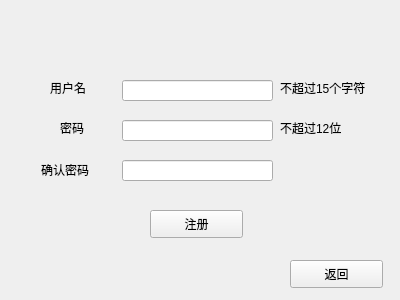
<?xml version="1.0" encoding="UTF-8"?>
<ui version="4.0">
 <class>reg_interface</class>
 <widget class="QWidget" name="reg_interface">
  <property name="geometry">
   <rect>
    <x>0</x>
    <y>0</y>
    <width>400</width>
    <height>300</height>
   </rect>
  </property>
  <property name="windowTitle">
   <string>Form</string>
  </property>
  <widget class="QLineEdit" name="lineEdit_reg_acct">
   <property name="geometry">
    <rect>
     <x>122</x>
     <y>80</y>
     <width>151</width>
     <height>21</height>
    </rect>
   </property>
   <property name="styleSheet">
    <string notr="true">font: 9pt &quot;黑体&quot;;</string>
   </property>
  </widget>
  <widget class="QLineEdit" name="lineEdit_reg_pwd">
   <property name="geometry">
    <rect>
     <x>122</x>
     <y>120</y>
     <width>151</width>
     <height>21</height>
    </rect>
   </property>
  </widget>
  <widget class="QLineEdit" name="lineEdit_reg_repwd">
   <property name="geometry">
    <rect>
     <x>122</x>
     <y>160</y>
     <width>151</width>
     <height>21</height>
    </rect>
   </property>
  </widget>
  <widget class="QPushButton" name="pushButton_reg_reg">
   <property name="geometry">
    <rect>
     <x>150</x>
     <y>210</y>
     <width>93</width>
     <height>28</height>
    </rect>
   </property>
   <property name="styleSheet">
    <string notr="true">font: 10pt &quot;黑体&quot;;</string>
   </property>
   <property name="text">
    <string>注册</string>
   </property>
  </widget>
  <widget class="QPushButton" name="pushButton_reg_back">
   <property name="geometry">
    <rect>
     <x>290</x>
     <y>260</y>
     <width>93</width>
     <height>28</height>
    </rect>
   </property>
   <property name="styleSheet">
    <string notr="true">font: 10pt &quot;黑体&quot;;</string>
   </property>
   <property name="text">
    <string>返回</string>
   </property>
  </widget>
  <widget class="QLabel" name="label">
   <property name="geometry">
    <rect>
     <x>50</x>
     <y>80</y>
     <width>72</width>
     <height>15</height>
    </rect>
   </property>
   <property name="styleSheet">
    <string notr="true">font: 10pt &quot;黑体&quot;;</string>
   </property>
   <property name="text">
    <string>用户名</string>
   </property>
  </widget>
  <widget class="QLabel" name="label_2">
   <property name="geometry">
    <rect>
     <x>60</x>
     <y>120</y>
     <width>51</width>
     <height>16</height>
    </rect>
   </property>
   <property name="styleSheet">
    <string notr="true">font: 10pt &quot;黑体&quot;;</string>
   </property>
   <property name="text">
    <string>密码</string>
   </property>
  </widget>
  <widget class="QLabel" name="label_3">
   <property name="geometry">
    <rect>
     <x>41</x>
     <y>160</y>
     <width>81</width>
     <height>20</height>
    </rect>
   </property>
   <property name="styleSheet">
    <string notr="true">font: 10pt &quot;黑体&quot;;</string>
   </property>
   <property name="text">
    <string>确认密码</string>
   </property>
  </widget>
  <widget class="QLabel" name="label_4">
   <property name="geometry">
    <rect>
     <x>280</x>
     <y>80</y>
     <width>111</width>
     <height>16</height>
    </rect>
   </property>
   <property name="text">
    <string>不超过15个字符</string>
   </property>
  </widget>
  <widget class="QLabel" name="label_5">
   <property name="geometry">
    <rect>
     <x>280</x>
     <y>120</y>
     <width>101</width>
     <height>16</height>
    </rect>
   </property>
   <property name="text">
    <string>不超过12位</string>
   </property>
  </widget>
 </widget>
 <resources/>
 <connections/>
</ui>
